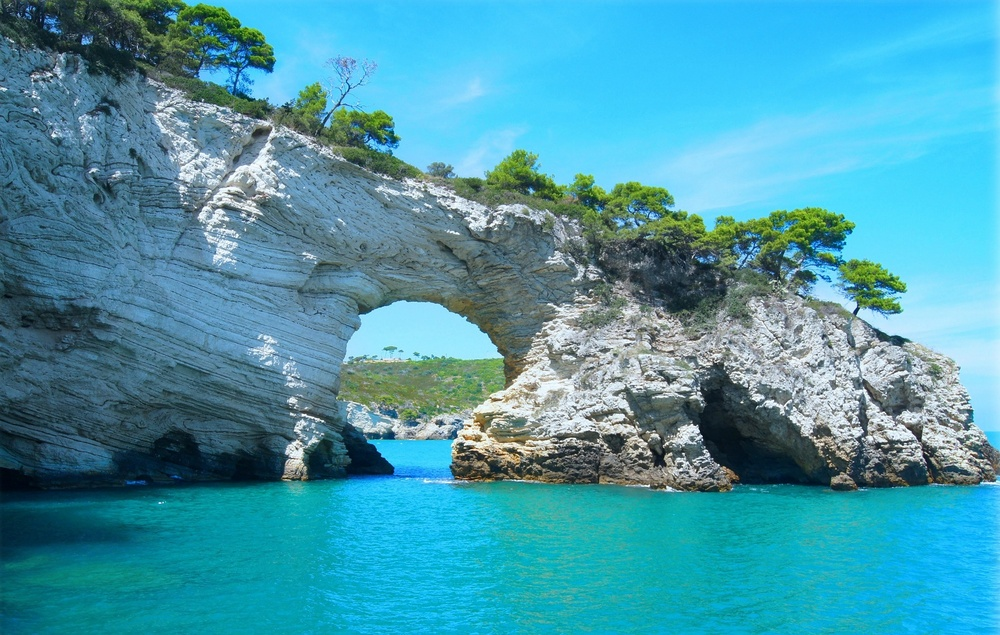
%> input picture project.jpg, 1000 x 635 px, shrunk from 2200 x 1398 before the run
$ octave project.m   (GNU Octave 9; MATLAB toolbox functions it lacks are replaced by stand-ins)
%> lines starting %> are read from the running program, lines starting %| are printed output that depends on the picture; in (x1, y1, x2, y2) boxes, pixels count from 0 and x2, y2 are one past the last pixel; in counts of white or black regions, pixels touching at a corner belong together; the program's own positions count from 1
% This program summarize the work done by Ahmed Zahran - 7 Jan 2021
%==========================================================================
%                        Part 1: Read Image
%==========================================================================
% Clear memory and screen:
clc, close all,
% Read image:
[PathName,FileName] = uigetfile('*.jpg;*.png;*.bmp','Pick an Image');
%> the answer given: project.jpg
img = imread([FileName,PathName]);
%> img is the input picture: size 635x1000x3 uint8; mean R, G, B 72.2, 151.8, 170.4
% open a figure in full screen size:
% figure('Units','normalized','Position',[0 0 1 1])
% plot original image:
% imshow(img),
% title('Original Image'),
%==========================================================================
%                   Part 2: Image transformations
%==========================================================================
% Convert RGB to 3 color channels:
%----------------------------------
[red,green,blue] = imsplit(img);
% Create an all black channel
allBlack = zeros(size(img, 1), size(img, 2), class(img));
% Create color versions of the individual color channels:
justRed = cat(3, red, allBlack, allBlack);
justGreen = cat(3, allBlack, green, allBlack);
justBlue = cat(3, allBlack, allBlack, blue);
% Display all the channels and original image in one figure:
figure('Units','normalized','Position',[0 0 1 1],'Name','Image Proccessing Project')
subplot(2,2,1), imshow(img)
title('Original Image'),
subplot(2,2,2), imshow(justRed)
title('Red Channel'),
subplot(2,2,3), imshow(justGreen)
title('Green Channel'),
subplot(2,2,4), imshow(justBlue)
title('Blue Channel'),
xlabel('-----> Press any key to Continue','FontSize',24,'FontWeight','bold','Color','r')
pause,
clf,
%--------------------------------------------------------------------------
% Convert RGB to HSV:
%--------------------
HSVimage = rgb2hsv(img);
%> HSVimage: size 635x1000x3 double; mean H, S, V 0.513, 0.574, 0.682
[H,S,V] = imsplit(HSVimage);
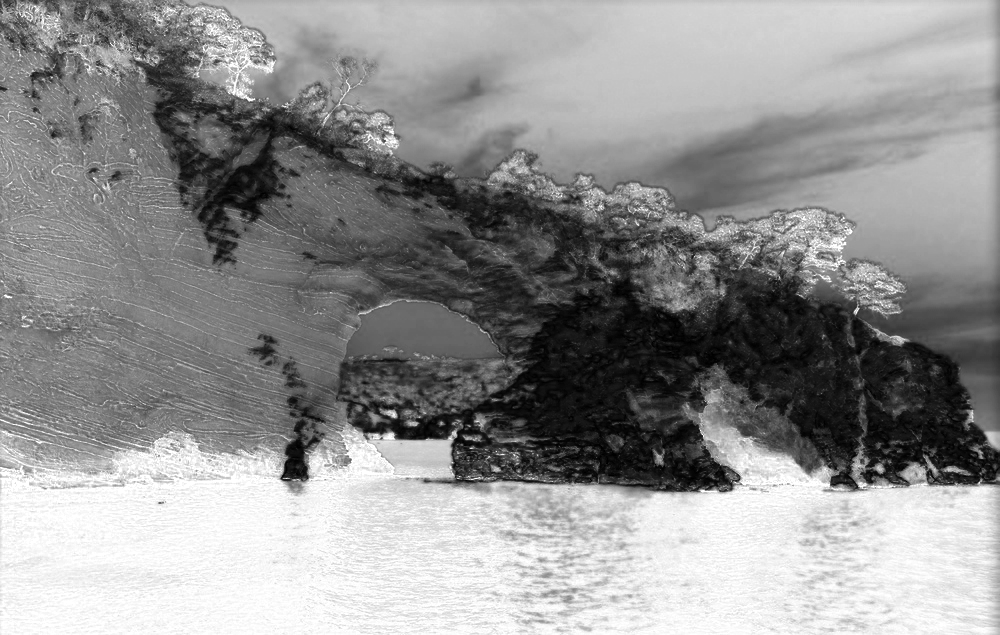
%> S: size 635x1000 double; min 0, max 1, mean 0.574
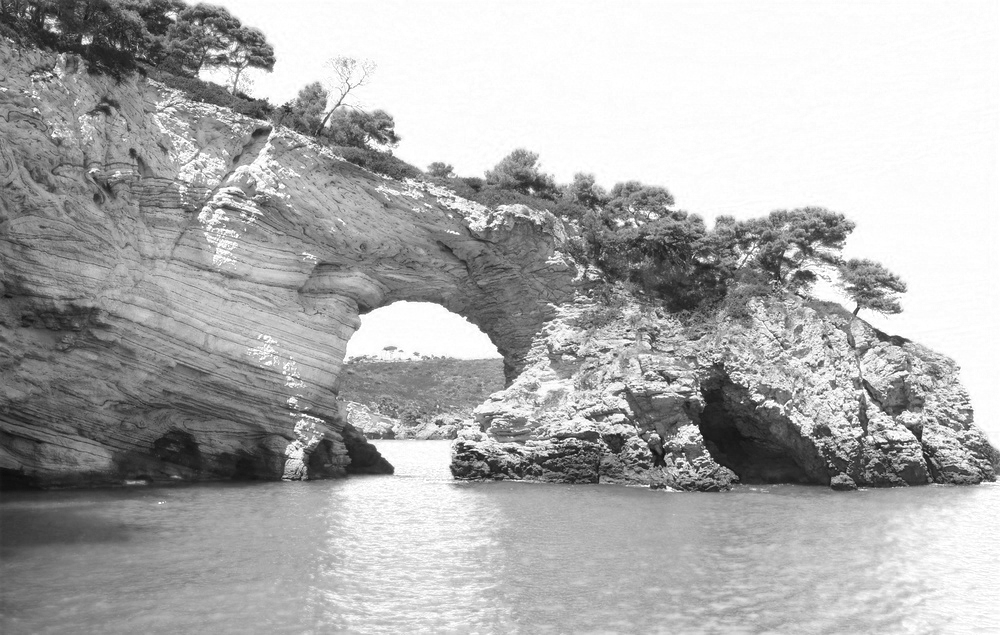
%> V: size 635x1000 double; min 0.051, max 1, mean 0.682
subplot(2,2,1), imshow(HSVimage)
title('HSV Image'),
subplot(2,2,2), imshow(H)
title('Hue Channel'),
subplot(2,2,3), imshow(S)
title('Saturation Channel'),
subplot(2,2,4), imshow(V)
title('Value Channel'),
xlabel('-----> Press any key to Continue','FontSize',24,'FontWeight','bold','Color','r')
pause,
clf,
%--------------------------------------------------------------------------
% Convert RGB to Grey image:
%---------------------------
grey_image = rgb2gray(img);
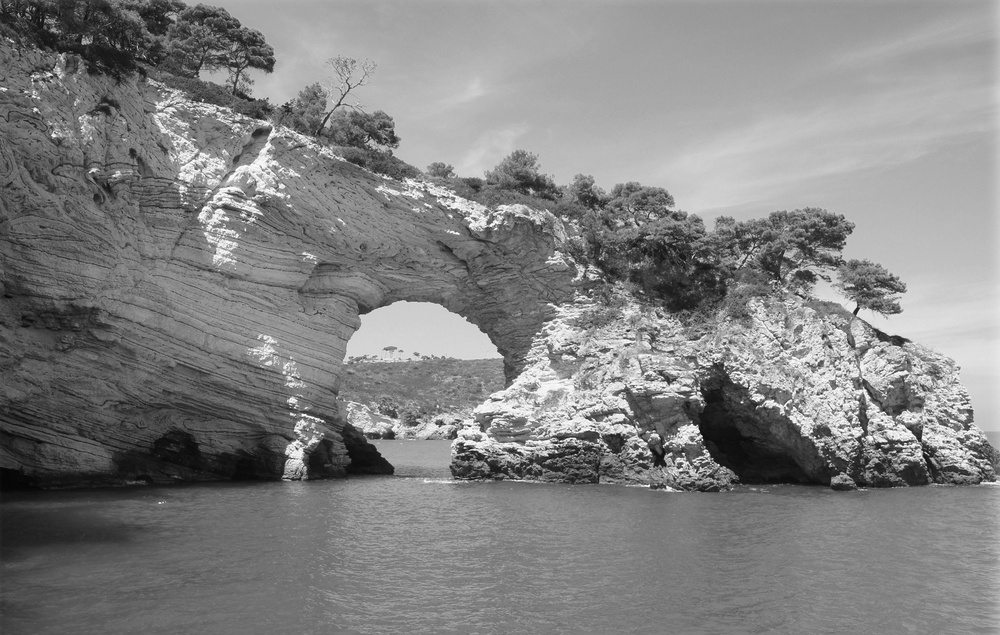
%> grey_image: size 635x1000 uint8; min 3, max 255, mean 130.1
subplot(1,2,1), imshow(img)
title('Original Image'),
subplot(1,2,2), imshow(grey_image)
title('Grey Scale Image'),
xlabel('-----> Press any key to Continue','FontSize',24,'FontWeight','bold','Color','r')
pause,
clf,
%--------------------------------------------------------------------------
% Convert RGB to B&W image:
%--------------------------
grey_image = rgb2gray(img);
bw = imbinarize(grey_image);
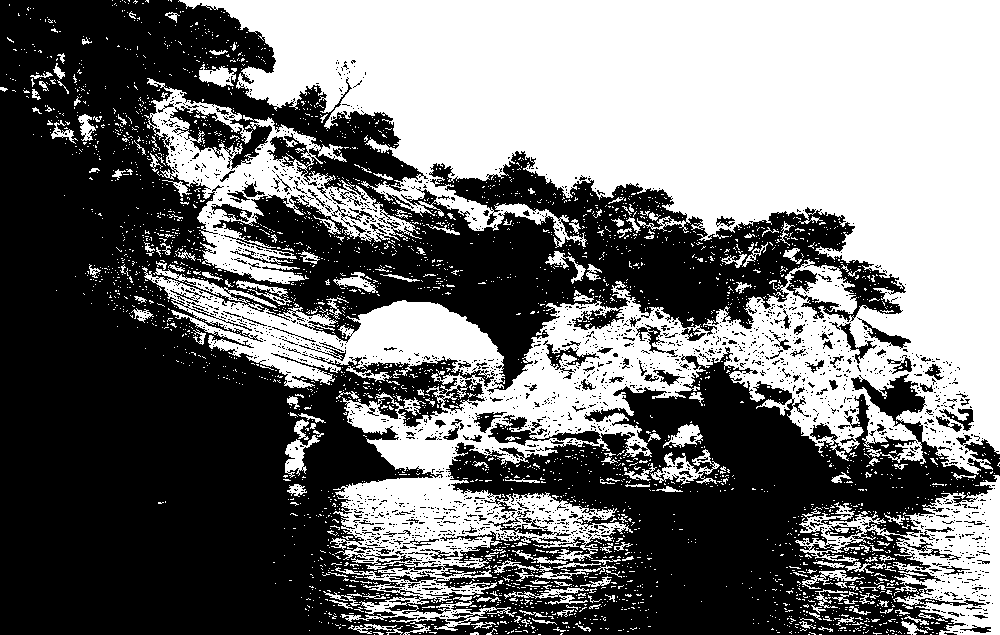
%> bw: size 635x1000 logical; 45.7% white; 3217 white regions (3009 under 20 px), largest, box (x1, y1, x2, y2) and area: (142, 0, 1000, 631) 239766, (144, 78, 422, 284) 14516, (795, 475, 1000, 635) 11480
subplot(1,2,1), imshow(img)
title('Original Image'),
subplot(1,2,2), imshow(bw);
title('B&W Image'),
xlabel('-----> Press any key to Continue','FontSize',24,'FontWeight','bold','Color','r')
pause,
clf,
%==========================================================================
%                     Part 3: Image enhancement
%==========================================================================
% Brightness Improvement:
%------------------------
bright=img.*1.1;
subplot(1,2,1), imshow(img)
title ('Original Image'),
subplot(1,2,2), imshow(bright);
title('Brightness Improved Image'),
xlabel('-----> Press any key to Continue','FontSize',24,'FontWeight','bold','Color','r')
pause,
clf,
%--------------------------------------------------------------------------
% Contrast Enhancement:
%----------------------
contrast_image = imadjust(img,[.2 .3 0; .6 .7 1],[]);
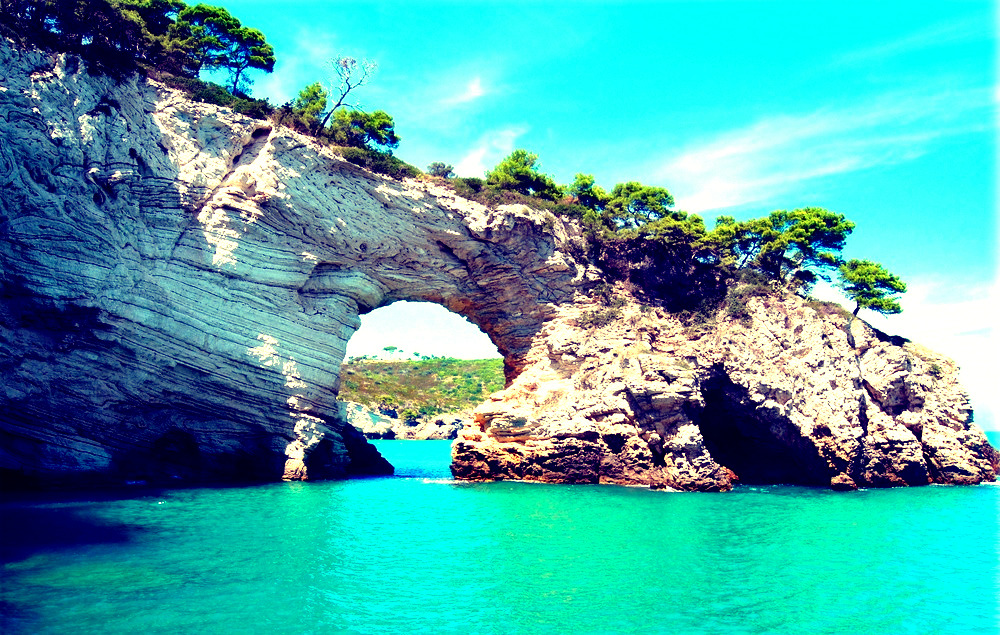
%> contrast_image: size 635x1000x3 uint8; mean R, G, B 74.2, 168, 170.4
subplot(1,2,1), imshow(img)
title('Original Image'),
subplot(1,2,2), imshow(contrast_image);
title('Contrast Improved Image'),
xlabel('-----> Press any key to Continue','FontSize',24,'FontWeight','bold','Color','r')
pause,
clf,
%--------------------------------------------------------------------------
% Edge Sharpining:
%-----------------
sharp_image = imsharpen(img);
subplot(1,2,1), imshow(img)
title('Original Image'),
subplot(1,2,2), imshow(sharp_image);
title('Edge Improved Image'),
xlabel('-----> Press any key to Continue','FontSize',24,'FontWeight','bold','Color','r')
pause,
clf,
%--------------------------------------------------------------------------
% Smoothing:
%-----------
smooth_image = imgaussfilt(img,2.5);
subplot(1,2,1), imshow(img)
title('Original Image'),
subplot(1,2,2), imshow(smooth_image);
title('Smoothed Image'),
xlabel('-----> Press any key to Continue','FontSize',24,'FontWeight','bold','Color','r')
pause,
clf,
%==========================================================================
%                   Part 4: Adding noise to image
%==========================================================================
% Adding Gaussian noise:
%-----------------------
gaussian_noisy_image = imnoise(img,'gaussian');
subplot(1,2,1), imshow(img)
title('Original Image'),
subplot(1,2,2), imshow(gaussian_noisy_image);
title('Noisy Image (Gaussian Noise)'),
xlabel('-----> Press any key to Continue','FontSize',24,'FontWeight','bold','Color','r')
pause,
clf,
%--------------------------------------------------------------------------
% Adding Poisson noise:
%----------------------
poission_noisy_image = imnoise(img,'poisson') ;
subplot(1,2,1), imshow(img)
title('Original Image'),
subplot(1,2,2), imshow(poission_noisy_image);
title('Noisy Image (Poission Noise)'),
xlabel('-----> Press any key to Continue','FontSize',24,'FontWeight','bold','Color','r')
pause,
clf,
%--------------------------------------------------------------------------
% Adding Salt & Pepper Gaussian noise:
%-------------------------------------
salt_pepper_noisy_image = imnoise(img,'salt & pepper');
subplot(1,2,1), imshow(img)
title('Original Image'),
subplot(1,2,2), imshow(salt_pepper_noisy_image);
title('Noisy Image (Salt & Pepper  Noise)'),
xlabel('-----> Press any key to Continue','FontSize',24,'FontWeight','bold','Color','r')
pause,
clf,
%--------------------------------------------------------------------------
% Adding Speckle noise:
%----------------------
speckle_noisy_image = imnoise(img,'speckle');
subplot(1,2,1), imshow(img)
title('Original Image'),
subplot(1,2,2), imshow(speckle_noisy_image);
title('Noisy Image (Speckle Noise)'),
xlabel('-----> Press any key to Continue','FontSize',24,'FontWeight','bold','Color','r')
pause,
clf,
%==========================================================================
%                  Part 5: Removing noise from image
%==========================================================================
% Removing Gaussian noise:
%-------------------------
gaussian_noisy_image = imnoise(img,'gaussian');
gausian_filterd_image = imgaussfilt(gaussian_noisy_image,2) ;
subplot(1,2,1), imshow(gaussian_noisy_image)
title('Noisy Image (Gaussian Noise)'),
subplot(1,2,2), imshow(gausian_filterd_image);
title('Image after removing Gaussian Noise using Gauissian Filter'),
xlabel('-----> Press any key to Continue','FontSize',24,'FontWeight','bold','Color','r')
pause,
clf,
% --------------------------------------------------------------------------
% Removing Poisson noise:
% ------------------------
poisson_noisy_image =imnoise(img,'poisson') ;
noisy_image = double(poisson_noisy_image);
poisson_filtered_image = noisy_image;
window_size = 3;
means = imfilter(noisy_image, fspecial('average',window_size),'replicate');
sigmas = sqrt((noisy_image-means).^2/window_size^2);
sigmas = imfilter(sigmas, fspecial('average', window_size), 'replicate');
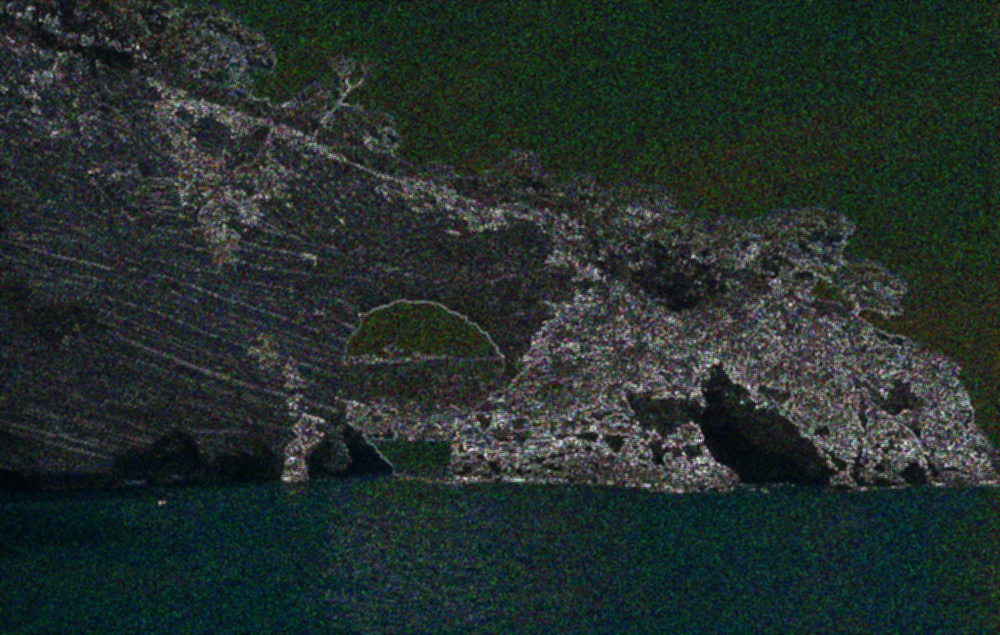
%> sigmas: size 635x1000x3 double; mean R, G, B 3.1, 4.1, 3.8; mean of the top-left, top-right, bottom-left and bottom-right quarters 3.92, 3.3, 3.1, 4.35; drawn with min black and max white
ENLs = (means./sigmas).^2;
%> ENLs: size 635x1000x3 double; 0% of the values are NaN or infinite; the others: min 0, max 4262573.2, mean 2796.8
sx2s = ((ENLs.*(sigmas).^2) - means.^2)./(ENLs + 1);
%> sx2s: size 635x1000x3 double; 0% of the values are NaN or infinite; the others: min -1.02e-13, max 1.06e-13, mean 1.09e-17
fbar = means + (sx2s.*(noisy_image-means)./(sx2s + (means.^2 ./ENLs)));
%> fbar: size 635x1000x3 double; 0.02% of the values are NaN or infinite; the others: min 0.111, max 255, mean 131
poisson_filtered_image(means~=0) = fbar(means~=0);
poisson_filtered_image=uint8(poisson_filtered_image);
%> poisson_filtered_image: size 635x1000x3 uint8
subplot(1,2,1), imshow(poisson_noisy_image)
title('Noisy Image (Poisson Noise)'),
subplot(1,2,2), imshow(poisson_filtered_image);
title('Image after removing Poisson Noise using Lee Filter'),
xlabel('-----> Press any key to Continue','FontSize',24,'FontWeight','bold','Color','r')
pause,
clf,
%--------------------------------------------------------------------------
% Removing Salt & Pepper Gaussian noise:
%---------------------------------------
salt_pepper_noisy_image = imnoise(img,'salt & pepper');
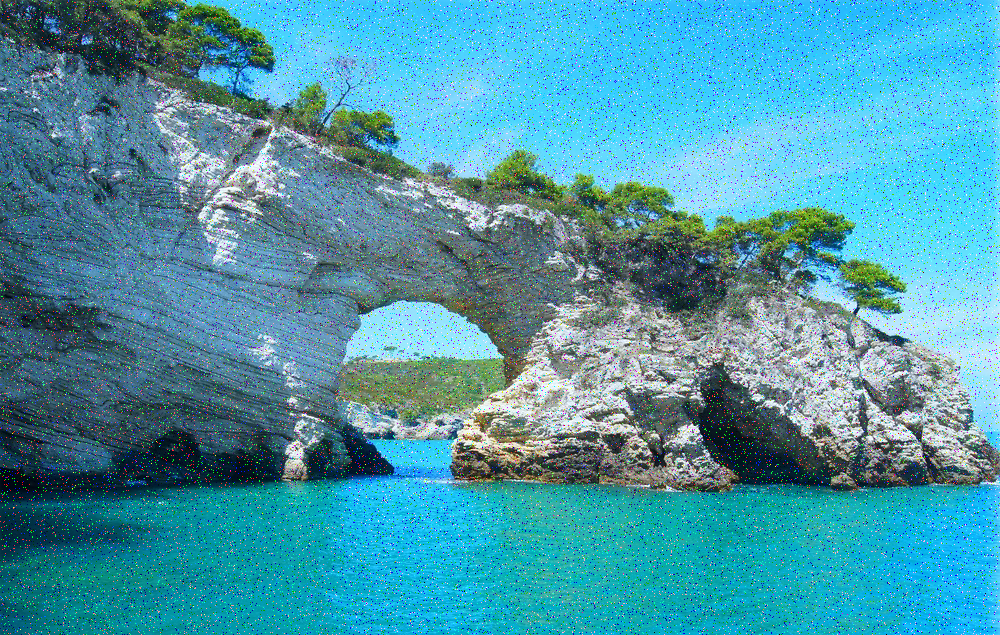
%> salt_pepper_noisy_image: size 635x1000x3 uint8; mean R, G, B 75, 150.5, 168.2
%> (the run ends here)
